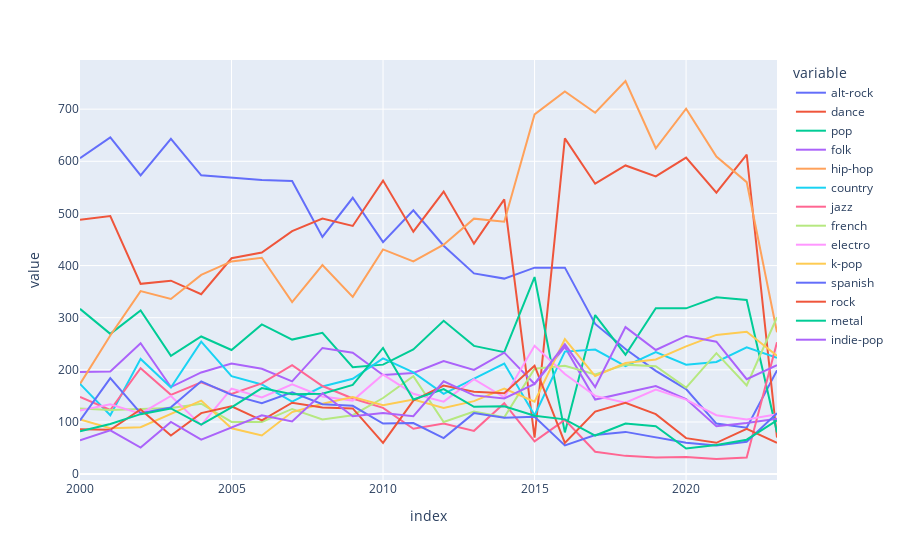

Write notebook code for a chart like this one.
### Code cell
px.line(genre_counts)

### Figure 1 — Plotly figure (JSON) as saved in the notebook; plotly's stock layout.template omitted (floating-point values rounded to 4 significant figures)
{"data": [{"hovertemplate": "variable=alt-rock<br>index=%{x}<br>value=%{y}<extra></extra>", "legendgroup": "alt-rock", "line": {"color": "#636efa", "dash": "solid"}, "marker": {"symbol": "circle"}, "mode": "lines", "name": "alt-rock", "orientation": "v", "showlegend": true, "type": "scatter", "x": [2000, 2001, 2002, 2003, 2004, 2005, 2006, 2007, 2008, 2009, 2010, 2011, 2012, 2013, 2014, 2015, 2016, 2017, 2018, 2019, 2020, 2021, 2022, 2023], "xaxis": "x", "y": [606, 646, 573, 643, 573, 569, 564, 562, 455, 530, 445, 506, 438, 385, 375, 396, 396, 288, 240, 198, 163, 97, 89, 199], "yaxis": "y"}, {"hovertemplate": "variable=dance<br>index=%{x}<br>value=%{y}<extra></extra>", "legendgroup": "dance", "line": {"color": "#EF553B", "dash": "solid"}, "marker": {"symbol": "circle"}, "mode": "lines", "name": "dance", "orientation": "v", "showlegend": true, "type": "scatter", "x": [2000, 2001, 2002, 2003, 2004, 2005, 2006, 2007, 2008, 2009, 2010, 2011, 2012, 2013, 2014, 2015, 2016, 2017, 2018, 2019, 2020, 2021, 2022, 2023], "xaxis": "x", "y": [488, 495, 365, 371, 345, 414, 425, 466, 490, 476, 563, 465, 542, 442, 527, 70, 644, 557, 592, 571, 607, 540, 613, 70], "yaxis": "y"}, {"hovertemplate": "variable=pop<br>index=%{x}<br>value=%{y}<extra></extra>", "legendgroup": "pop", "line": {"color": "#00cc96", "dash": "solid"}, "marker": {"symbol": "circle"}, "mode": "lines", "name": "pop", "orientation": "v", "showlegend": true, "type": "scatter", "x": [2000, 2001, 2002, 2003, 2004, 2005, 2006, 2007, 2008, 2009, 2010, 2011, 2012, 2013, 2014, 2015, 2016, 2017, 2018, 2019, 2020, 2021, 2022, 2023], "xaxis": "x", "y": [317, 269, 314, 227, 264, 238, 287, 258, 271, 205, 210, 239, 294, 246, 234, 378, 80, 305, 229, 318, 318, 339, 334, 80], "yaxis": "y"}, {"hovertemplate": "variable=folk<br>index=%{x}<br>value=%{y}<extra></extra>", "legendgroup": "folk", "line": {"color": "#ab63fa", "dash": "solid"}, "marker": {"symbol": "circle"}, "mode": "lines", "name": "folk", "orientation": "v", "showlegend": true, "type": "scatter", "x": [2000, 2001, 2002, 2003, 2004, 2005, 2006, 2007, 2008, 2009, 2010, 2011, 2012, 2013, 2014, 2015, 2016, 2017, 2018, 2019, 2020, 2021, 2022, 2023], "xaxis": "x", "y": [196, 197, 251, 167, 195, 212, 202, 178, 242, 233, 190, 194, 217, 200, 233, 173, 244, 143, 156, 169, 144, 92, 98, 106], "yaxis": "y"}, {"hovertemplate": "variable=hip-hop<br>index=%{x}<br>value=%{y}<extra></extra>", "legendgroup": "hip-hop", "line": {"color": "#FFA15A", "dash": "solid"}, "marker": {"symbol": "circle"}, "mode": "lines", "name": "hip-hop", "orientation": "v", "showlegend": true, "type": "scatter", "x": [2000, 2001, 2002, 2003, 2004, 2005, 2006, 2007, 2008, 2009, 2010, 2011, 2012, 2013, 2014, 2015, 2016, 2017, 2018, 2019, 2020, 2021, 2022, 2023], "xaxis": "x", "y": [173, 266, 351, 336, 382, 408, 415, 330, 401, 340, 431, 408, 440, 490, 484, 690, 734, 693, 754, 625, 701, 609, 560, 272], "yaxis": "y"}, {"hovertemplate": "variable=country<br>index=%{x}<br>value=%{y}<extra></extra>", "legendgroup": "country", "line": {"color": "#19d3f3", "dash": "solid"}, "marker": {"symbol": "circle"}, "mode": "lines", "name": "country", "orientation": "v", "showlegend": true, "type": "scatter", "x": [2000, 2001, 2002, 2003, 2004, 2005, 2006, 2007, 2008, 2009, 2010, 2011, 2012, 2013, 2014, 2015, 2016, 2017, 2018, 2019, 2020, 2021, 2022, 2023], "xaxis": "x", "y": [173, 113, 221, 166, 254, 188, 172, 139, 168, 183, 222, 195, 154, 183, 212, 113, 235, 239, 207, 234, 210, 215, 243, 223], "yaxis": "y"}, {"hovertemplate": "variable=jazz<br>index=%{x}<br>value=%{y}<extra></extra>", "legendgroup": "jazz", "line": {"color": "#FF6692", "dash": "solid"}, "marker": {"symbol": "circle"}, "mode": "lines", "name": "jazz", "orientation": "v", "showlegend": true, "type": "scatter", "x": [2000, 2001, 2002, 2003, 2004, 2005, 2006, 2007, 2008, 2009, 2010, 2011, 2012, 2013, 2014, 2015, 2016, 2017, 2018, 2019, 2020, 2021, 2022, 2023], "xaxis": "x", "y": [148, 123, 203, 152, 176, 154, 174, 209, 169, 145, 127, 87, 97, 83, 136, 63, 104, 43, 35, 32, 33, 29, 32, 253], "yaxis": "y"}, {"hovertemplate": "variable=french<br>index=%{x}<br>value=%{y}<extra></extra>", "legendgroup": "french", "line": {"color": "#B6E880", "dash": "solid"}, "marker": {"symbol": "circle"}, "mode": "lines", "name": "french", "orientation": "v", "showlegend": true, "type": "scatter", "x": [2000, 2001, 2002, 2003, 2004, 2005, 2006, 2007, 2008, 2009, 2010, 2011, 2012, 2013, 2014, 2015, 2016, 2017, 2018, 2019, 2020, 2021, 2022, 2023], "xaxis": "x", "y": [126, 123, 125, 127, 135, 100, 100, 125, 105, 113, 146, 188, 100, 120, 109, 202, 208, 191, 210, 207, 166, 232, 170, 301], "yaxis": "y"}, {"hovertemplate": "variable=electro<br>index=%{x}<br>value=%{y}<extra></extra>", "legendgroup": "electro", "line": {"color": "#FF97FF", "dash": "solid"}, "marker": {"symbol": "circle"}, "mode": "lines", "name": "electro", "orientation": "v", "showlegend": true, "type": "scatter", "x": [2000, 2001, 2002, 2003, 2004, 2005, 2006, 2007, 2008, 2009, 2010, 2011, 2012, 2013, 2014, 2015, 2016, 2017, 2018, 2019, 2020, 2021, 2022, 2023], "xaxis": "x", "y": [122, 134, 116, 150, 94, 164, 147, 172, 149, 141, 191, 154, 139, 182, 147, 246, 192, 150, 137, 162, 143, 113, 105, 115], "yaxis": "y"}, {"hovertemplate": "variable=k-pop<br>index=%{x}<br>value=%{y}<extra></extra>", "legendgroup": "k-pop", "line": {"color": "#FECB52", "dash": "solid"}, "marker": {"symbol": "circle"}, "mode": "lines", "name": "k-pop", "orientation": "v", "showlegend": true, "type": "scatter", "x": [2000, 2001, 2002, 2003, 2004, 2005, 2006, 2007, 2008, 2009, 2010, 2011, 2012, 2013, 2014, 2015, 2016, 2017, 2018, 2019, 2020, 2021, 2022, 2023], "xaxis": "x", "y": [105, 88, 90, 116, 141, 88, 74, 119, 135, 148, 132, 143, 127, 140, 164, 139, 259, 188, 213, 220, 245, 267, 273, 227], "yaxis": "y"}, {"hovertemplate": "variable=spanish<br>index=%{x}<br>value=%{y}<extra></extra>", "legendgroup": "spanish", "line": {"color": "#636efa", "dash": "solid"}, "marker": {"symbol": "circle"}, "mode": "lines", "name": "spanish", "orientation": "v", "showlegend": true, "type": "scatter", "x": [2000, 2001, 2002, 2003, 2004, 2005, 2006, 2007, 2008, 2009, 2010, 2011, 2012, 2013, 2014, 2015, 2016, 2017, 2018, 2019, 2020, 2021, 2022, 2023], "xaxis": "x", "y": [103, 184, 117, 128, 178, 152, 136, 157, 134, 131, 97, 98, 69, 117, 108, 110, 55, 75, 81, 71, 60, 55, 62, 117], "yaxis": "y"}, {"hovertemplate": "variable=rock<br>index=%{x}<br>value=%{y}<extra></extra>", "legendgroup": "rock", "line": {"color": "#EF553B", "dash": "solid"}, "marker": {"symbol": "circle"}, "mode": "lines", "name": "rock", "orientation": "v", "showlegend": true, "type": "scatter", "x": [2000, 2001, 2002, 2003, 2004, 2005, 2006, 2007, 2008, 2009, 2010, 2011, 2012, 2013, 2014, 2015, 2016, 2017, 2018, 2019, 2020, 2021, 2022, 2023], "xaxis": "x", "y": [86, 85, 124, 74, 117, 130, 103, 137, 128, 126, 60, 141, 170, 158, 155, 208, 60, 120, 137, 115, 69, 60, 87, 60], "yaxis": "y"}, {"hovertemplate": "variable=metal<br>index=%{x}<br>value=%{y}<extra></extra>", "legendgroup": "metal", "line": {"color": "#00cc96", "dash": "solid"}, "marker": {"symbol": "circle"}, "mode": "lines", "name": "metal", "orientation": "v", "showlegend": true, "type": "scatter", "x": [2000, 2001, 2002, 2003, 2004, 2005, 2006, 2007, 2008, 2009, 2010, 2011, 2012, 2013, 2014, 2015, 2016, 2017, 2018, 2019, 2020, 2021, 2022, 2023], "xaxis": "x", "y": [82, 96, 115, 126, 95, 128, 165, 153, 154, 171, 242, 143, 163, 129, 130, 112, 105, 74, 97, 92, 49, 56, 66, 103], "yaxis": "y"}, {"hovertemplate": "variable=indie-pop<br>index=%{x}<br>value=%{y}<extra></extra>", "legendgroup": "indie-pop", "line": {"color": "#ab63fa", "dash": "solid"}, "marker": {"symbol": "circle"}, "mode": "lines", "name": "indie-pop", "orientation": "v", "showlegend": true, "type": "scatter", "x": [2000, 2001, 2002, 2003, 2004, 2005, 2006, 2007, 2008, 2009, 2010, 2011, 2012, 2013, 2014, 2015, 2016, 2017, 2018, 2019, 2020, 2021, 2022, 2023], "xaxis": "x", "y": [65, 84, 51, 100, 66, 89, 113, 101, 155, 111, 117, 111, 178, 151, 145, 173, 249, 167, 282, 238, 265, 254, 182, 209], "yaxis": "y"}], "layout": {"legend": {"title": {"text": "variable"}, "tracegroupgap": 0}, "margin": {"t": 60}, "xaxis": {"anchor": "y", "domain": [0, 1], "title": {"text": "index"}}, "yaxis": {"anchor": "x", "domain": [0, 1], "title": {"text": "value"}}}}
